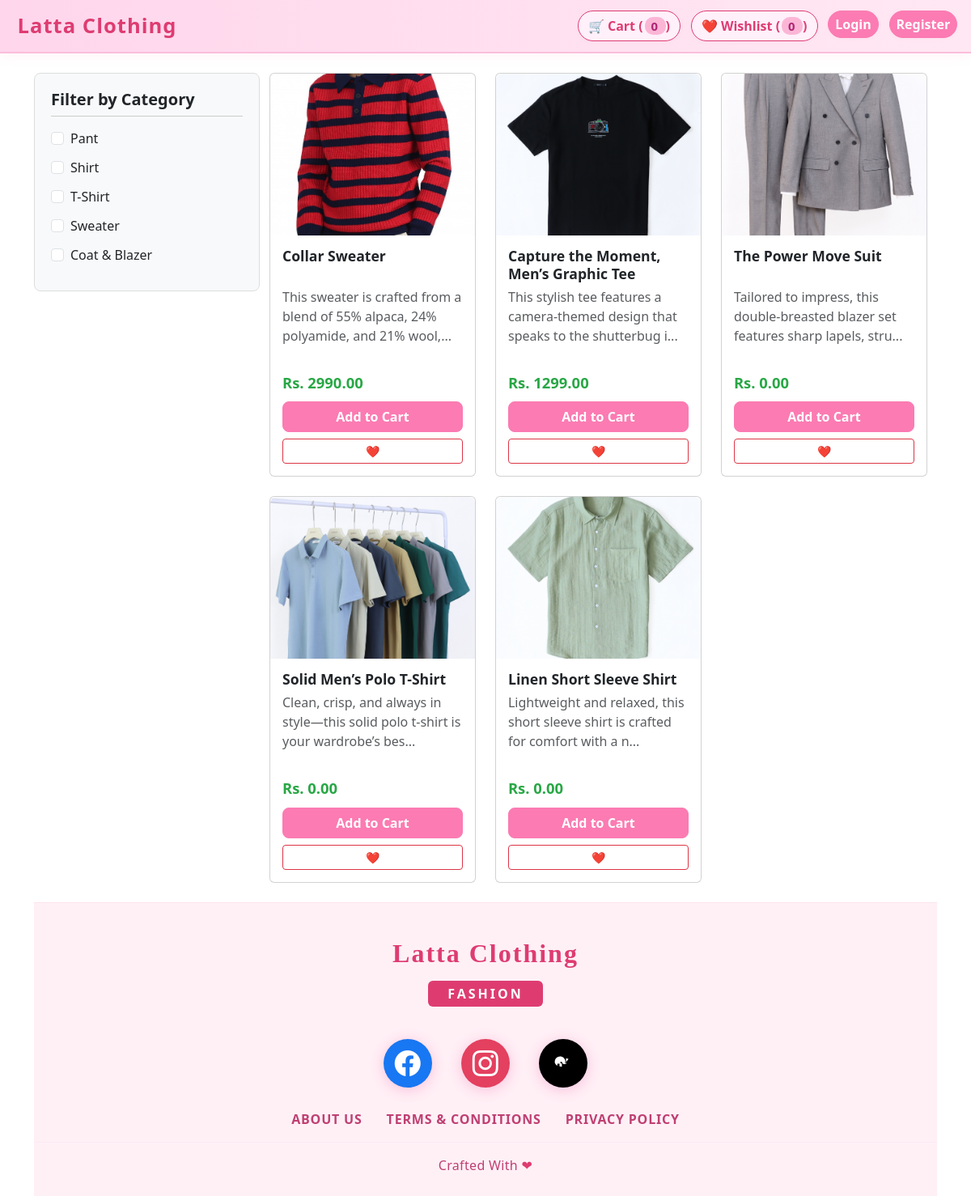
The app's page /, older data.
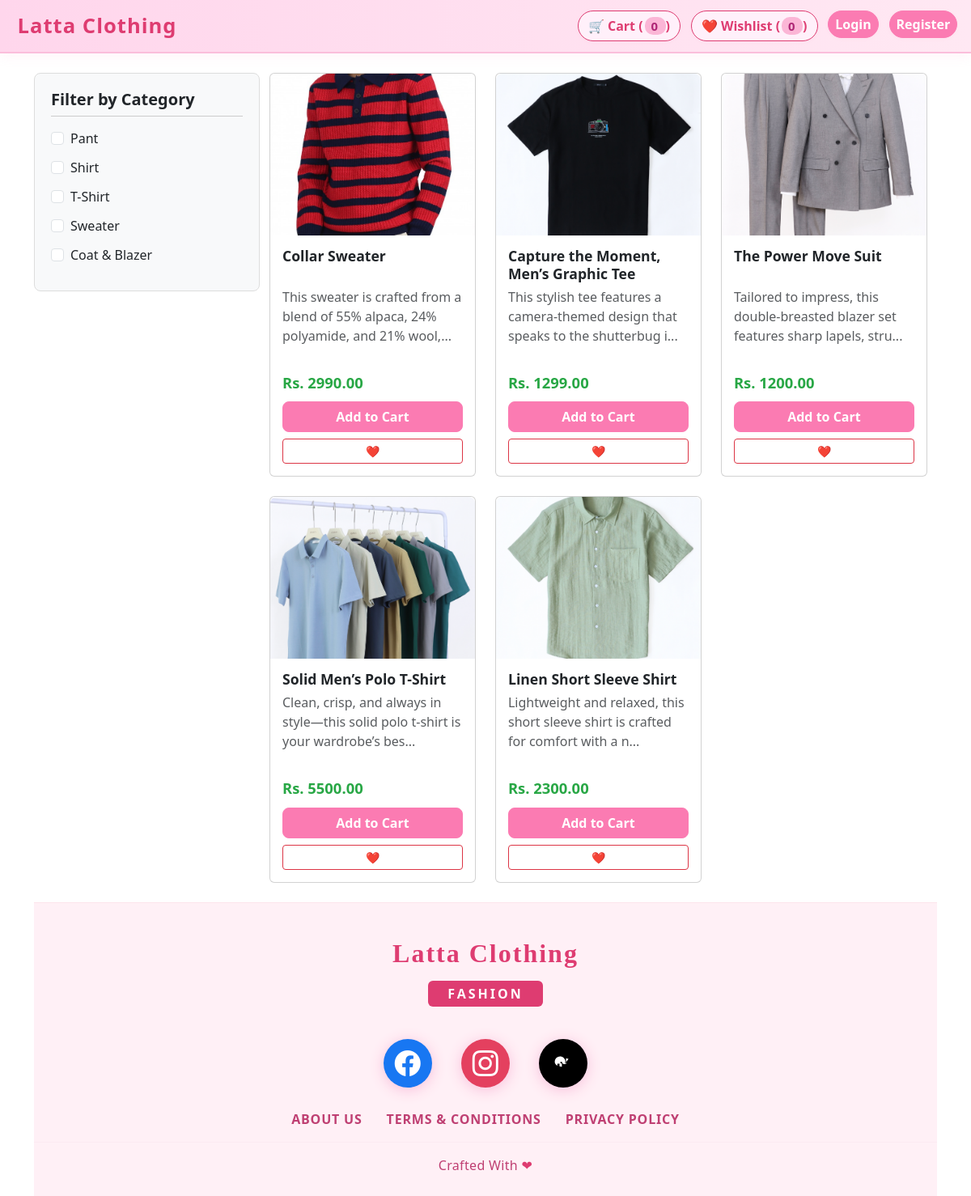
The same page, newer data.
### store/models.py (models this page shows, shortened)
class Product(models.Model):
    CATEGORY = [
        ('Pant','Pant'),
        ('Shirt','Shirt'),
        ('T-Shirt','T-Shirt'),
        ('Sweater','Sweater'),
        ('Formal','Coat & Blazer'),
    ]
    name = models.CharField(max_length=200)
    description = models.TextField(blank=True)
    category = models.CharField(max_length=50,choices=CATEGORY,default='')
    base_price = models.DecimalField(
        max_digits=10,
        decimal_places=2,
        help_text="Base price without variations"
    )
    image = models.ImageField(upload_to='product_images/')
    is_available = models.BooleanField(default=True)
    created_at = models.DateTimeField(auto_now_add=True)
    attributes = models.ManyToManyField(
        ProductAttribute,
        blank=True,
        help_text="Attributes available for this product"
    )
    class Meta:
        ordering = ['-created_at']
    @property
    def price(self):
        if hasattr(self, 'variants') and self.variants.filter(is_active=True).exists():
            return min(v.get_final_price() for v in self.variants.filter(is_active=True))
        return self.base_price

### store/views.py (the view)
# urls.py: 2. Add a URL to urlpatterns:  path('', views.home, name='home')
def home(request):
    products = Product.objects.filter(is_available=True)
    categories = Product.CATEGORY
    print("DEBUG categories:", categories)  # This will print in terminal
    return render(request, 'store/home.html', {
        'products': products,
        'categories': categories,
    })

### store/models.py (called while the page is built)
    def get_final_price(self):
        return self.product.base_price + self.price_modifier

### store/templates/store/home.html (shortened to what this page needs)
{% extends 'store/base.html' %}
{% block content %}
<div class="container-fluid">
  <div class="row">
    <div class="col-md-3 sidebar">
      <h5>Filter by Category</h5>
      <form id="filter-form">
        {% for value, label in categories %}
        <div class="form-check">
          <input class="form-check-input category-filter" type="checkbox" value="{{ value }}" id="category-{{ forloop.counter }}" />
          <label class="form-check-label" for="category-{{ forloop.counter }}">{{ label }}</label>
        </div>
        {% endfor %}
      </form>
    </div>
    <div class="col-md-9">
      <div class="row" id="product-list">
        {% for product in products %}
        <div class="col-md-4 mb-4">
          <div class="card product-card">
            <img src="{{ product.image.url }}" class="card-img-top" alt="{{ product.name }}" />
            <div class="card-body product-card-body">
              <h5 class="product-title">{{ product.name }}</h5>
              <p class="text-muted">{{ product.description|slice:":80" }}...</p>
              <p class="product-price">Rs. {{ product.price }}</p>
              <button class="btn btn-primary btn-add-cart add-to-cart-btn" data-id="{{ product.id }}">
                Add to Cart
              </button>
              <button class="btn btn-outline-danger btn-sm wishlist-btn" data-id="{{ product.id }}">
                ❤️
              </button>
            </div>
          </div>
        </div>
        {% endfor %}
      </div>
    </div>
  </div>
</div>
{% include 'store/footer.html' %}
{% endblock %}

Row changes from the older to the newer data that the page shows:
changed Product "The Power Move Suit": price "0.00" → "1200.00"
changed Product "Solid Men’s Polo T-Shirt": price "0.00" → "5500.00"
changed Product "Linen Short Sleeve Shirt": price "0.00" → "2300.00"
